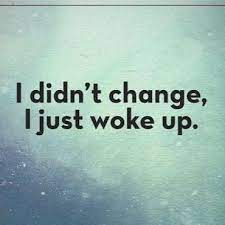
#> input picture backend/uploads/a3abb616-9792-4852-972d-cad9b39bda3e/test.jpg, 225 x 225 px
$ python -i diagnostics_v2.py   (imports and definitions only)
#> lines starting #> are read from the running program, lines starting #| are printed output that depends on the picture; after the words box and inside, x2 and y2 are one past the last pixel; in counts of white or black regions, pixels touching at a corner belong together
#> further down, picture is the input picture: PIL image 225x225 RGB; mean R, G, B 155.7, 184.3, 177.6
from __future__ import annotations

from typing import Any, Dict, Tuple
import math
import numpy as np
import cv2
from PIL import Image


def _pil_to_gray(img: Image.Image) -> np.ndarray:
    return np.array(img.convert("L"))
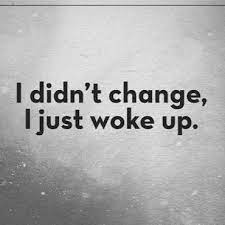
#> returned value: shape (225, 225); min 0, max 252, mean 175


def estimate_noise_score(page_image: Image.Image) -> float:
    """
    Rough noise score in [0,1]. Higher means noisier.
    Uses edge density + small connected components heuristic.
    """
    gray = _pil_to_gray(page_image)
    # downscale for speed
    h,w = gray.shape[:2]
#> h = 225; w = 225
    scale = 900 / max(h,w) if max(h,w) > 900 else 1.0
#> scale = 1
    if scale != 1.0:
        gray = cv2.resize(gray, (int(w*scale), int(h*scale)), interpolation=cv2.INTER_AREA)

    blur = cv2.GaussianBlur(gray, (3,3), 0)
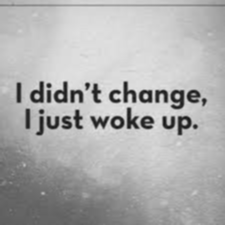
#> blur: shape (225, 225); min 21, max 230, mean 175
    edges = cv2.Canny(blur, 50, 150)
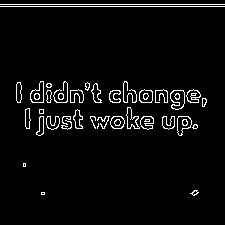
#> edges: shape (225, 225); 4.2% white in thin lines or dots, all inside (x1, y1, x2, y2) = (0, 4, 225, 196)
    edge_density = float(np.count_nonzero(edges)) / float(edges.size + 1e-6)
#> edge_density = 0.0424

    # small components in binarized image
    bin_inv = cv2.adaptiveThreshold(gray, 255, cv2.ADAPTIVE_THRESH_MEAN_C,
                                   cv2.THRESH_BINARY_INV, 35, 10)
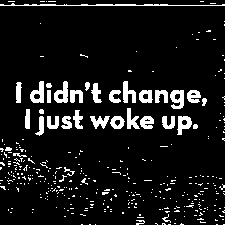
#> bin_inv: shape (225, 225); 9.1% white; 362 white regions (328 under 20 px), largest, box (x1, y1, x2, y2) and area: (0, 3, 225, 6) 333, (170, 90, 184, 109) 188, (30, 81, 44, 103) 184
    num_labels, labels, stats, _ = cv2.connectedComponentsWithStats(bin_inv, connectivity=8)
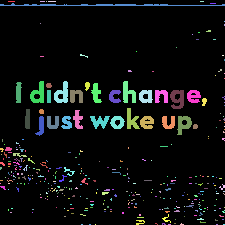
#> labels: shape (225, 225) int32; 363 distinct labels, from 0 to 362; one colour per label, 0 black
#> num_labels = 363; stats = 363 rows, first 6: [0, 0, 225, 225, 46001], [8, 1, 7, 1, 7], [40, 1, 5, 1, 5], [46, 1, 1, 1, 1], [48, 1, 8, 1, 8], [200, 1, 4, 1, 4]
    # count small blobs (exclude background=0)
    small = 0
    for i in range(1, num_labels):
        area = stats[i, cv2.CC_STAT_AREA]
        if 5 <= area <= 40:
            small += 1
#> this loop made 362 passes
#> area on passes 6, 28, 29, 30, 31, 32, 33, 34, 35, 36, 37, 38: 333, 184, 184, 171, 103, 25, 33, 126, 52, 127, 102, 133
#> after the loop, small = 75
    small_density = small / float(gray.size / 10000.0 + 1e-6)  # per 10k px
#> small_density = 14.81

    # combine
    score = 0.6*min(1.0, edge_density*8.0) + 0.4*min(1.0, small_density/50.0)
#> score = 0.322
    return float(max(0.0, min(1.0, score)))


# [67 lines left out: functions estimate_skew_deg, script_profile, compute_page_diagnostics, not called in this run]

>>> from PIL import Image
>>> picture = Image.open('../../uploads/a3abb616-9792-4852-972d-cad9b39bda3e/test.jpg')
>>> result = estimate_noise_score(picture)
#> result = 0.322
